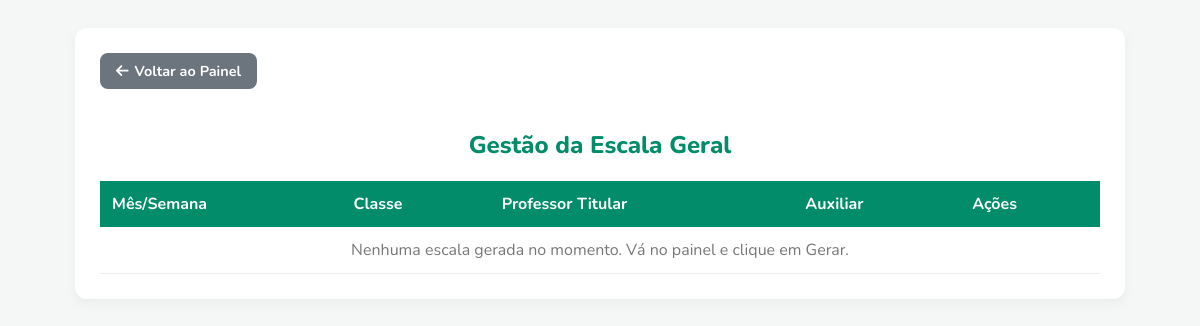
Page /admin-escala (signed in) on the earlier database version.
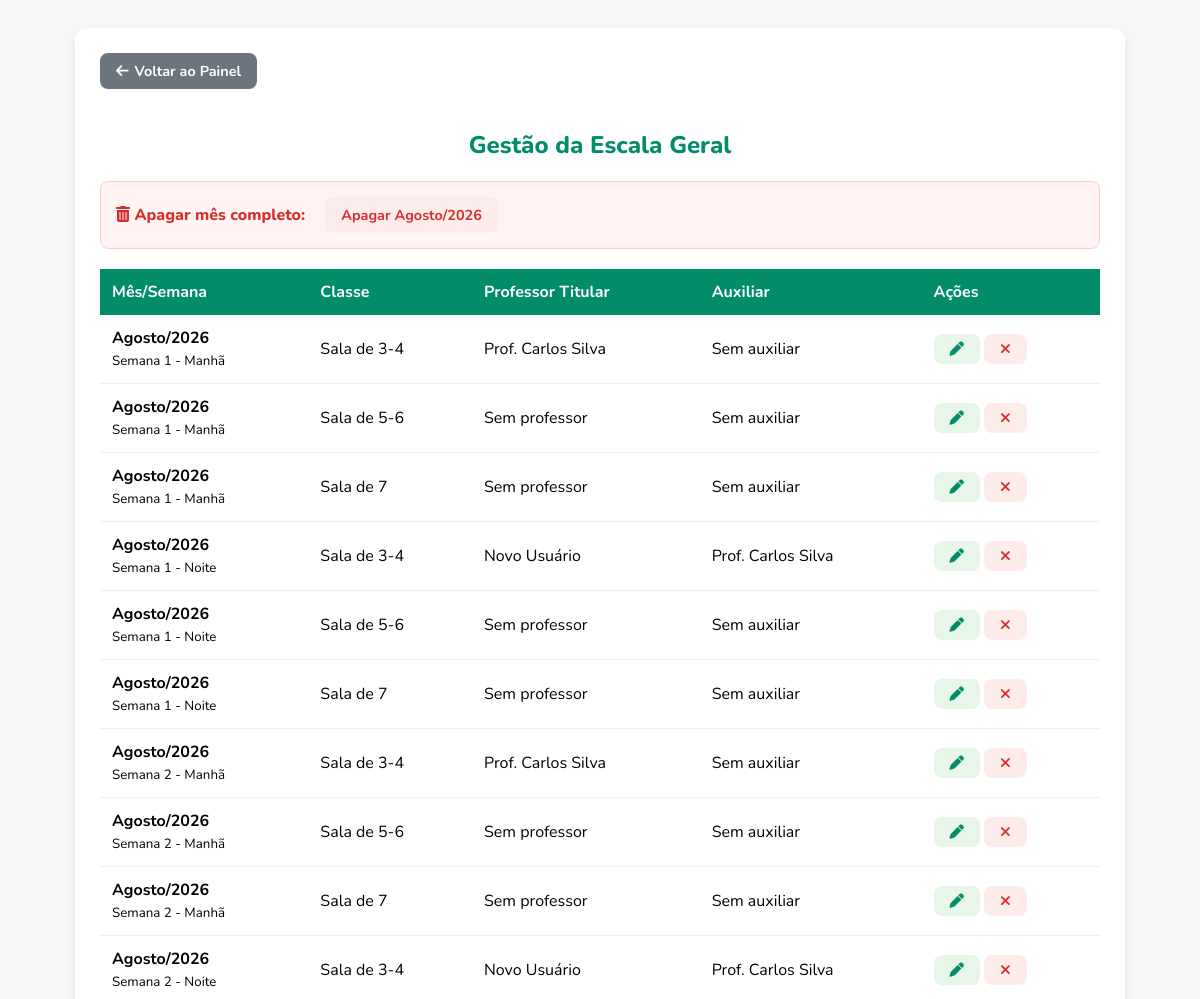
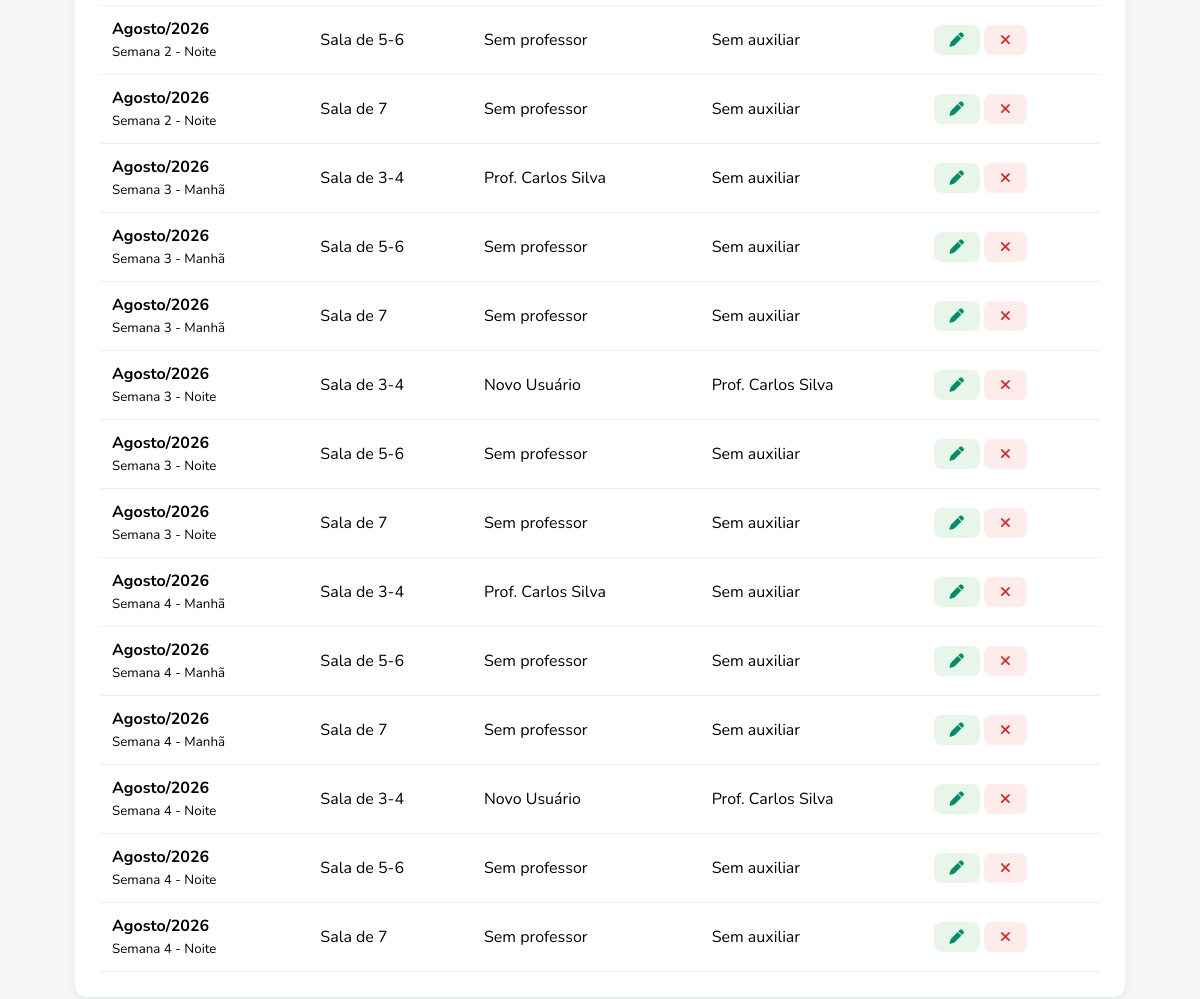
Same page on the later database version (2 pictures, top to bottom).
### app.py (models this page shows)
class Turma(db.Model):
    id = db.Column(db.Integer, primary_key=True)
    nome_classe = db.Column(db.String(100), nullable=False)
    dia_aula = db.Column(db.String(50), nullable=True)
    numeracao_escala = db.Column(db.String(20), nullable=True)
    professor_id = db.Column(
        db.Integer,
        db.ForeignKey('usuario.id'),
        nullable=True
    )
    auxiliar_id = db.Column(
        db.Integer,
        db.ForeignKey('usuario.id'),
        nullable=True
    )
    responsabilidade = db.Column(
        db.String(50),
        default='Professor Titular'
    )
    disponibilidade = db.Column(db.String(50))
    turno = db.Column(db.String(50))
    status = db.Column(db.String(20), default='fechada')
    professor_rel = db.relationship(
        'Usuario',
        foreign_keys=[professor_id]
    )
    auxiliar_rel = db.relationship(
        'Usuario',
        foreign_keys=[auxiliar_id]
    )
    checkins = db.relationship(
        'Checkin',
        backref='turma',
        lazy=True
    )

class Usuario(UserMixin, db.Model):
    id = db.Column(db.Integer, primary_key=True)
    nome = db.Column(db.String(100), nullable=False)
    email = db.Column(db.String(100), unique=True, nullable=False)
    telefone = db.Column(db.String(20), nullable=True)
    senha_hash = db.Column(db.String(200), nullable=False)
    is_admin = db.Column(db.Boolean, default=False) # <- ESTE É O ADMIN MASTER
    is_professor = db.Column(db.Boolean, default=False)
    cpf = db.Column(db.String(14), nullable=True)
    data_nascimento = db.Column(db.String(10), nullable=True)
    sexo = db.Column(db.String(20), nullable=True)
    cep = db.Column(db.String(10), nullable=True)
    foto_perfil = db.Column(db.String(255), default='default.png')
    funcao_papeis = db.Column(db.String(20), default='professor')
    disponibilidade_dias = db.Column(db.String(200), nullable=True)
    classes_preferidas = db.Column(db.String(100), nullable=True)
    pode_editar_escala = db.Column(db.Boolean, default=False)
    criancas = db.relationship('Crianca', backref='responsavel', lazy=True)

### app.py (the view)
@app.route('/admin-escala')
@login_required
def admin_escala():
    if not getattr(current_user, 'is_admin', False):
        return redirect(url_for('dashboard'))
    todas_turmas = Turma.query.order_by(Turma.dia_aula, Turma.numeracao_escala, Turma.nome_classe).all()
    usuarios = {u.id: u.nome for u in Usuario.query.all()}
    meses_unicos = []
    for t in todas_turmas:
        if t.dia_aula not in meses_unicos:
            meses_unicos.append(t.dia_aula)
    return render_template('admin_escala.html', turmas=todas_turmas, usuarios=usuarios, meses=meses_unicos)

### app.py (called while the page is built)
@app.after_request
def desativar_cache_paginas_autenticadas(response):
    if current_user.is_authenticated:
        response.headers['Cache-Control'] = 'no-store, no-cache, must-revalidate, max-age=0'
        response.headers['Pragma'] = 'no-cache'
        response.headers['Expires'] = '0'
    return response

@login_manager.user_loader
def load_user(user_id):
    return db.session.get(Usuario, int(user_id))

### templates/admin_escala.html (shortened to what this page needs)
<!DOCTYPE html>
<html lang="pt-BR">
<head>
    <link rel="stylesheet" href="https://cdnjs.cloudflare.com/ajax/libs/font-awesome/6.4.0/css/all.min.css">
</head>
<body>
    <div class="container">
        <a href="{{ url_for('admin_dashboard') }}" class="btn btn-voltar"><i class="fa-solid fa-arrow-left"></i> Voltar ao Painel</a>
        <h2>Gestão da Escala Geral</h2>
        {% if meses %}
        <div class="cleanup-box">
            <span><i class="fa-solid fa-trash-can"></i> Apagar mês completo:</span>
            {% for mes in meses %}
                <a href="{{ url_for('excluir_mes', mes=mes) }}" class="btn btn-danger" onclick="return confirm('Tem certeza? Isso apagará TODAS as aulas de {{ mes }}.')">
                    Apagar {{ mes }}
                </a>
            {% endfor %}
        </div>
        {% endif %}
        <table>
            <thead>
                <tr>
                    <th>Mês/Semana</th>
                    <th>Classe</th>
                    <th>Professor Titular</th>
                    <th>Auxiliar</th>
                    <th>Ações</th>
                </tr>
            </thead>
            <tbody>
                {% for turma in turmas %}
                <tr>
                    <td><strong>{{ turma.dia_aula }}</strong> <br> <small>{{ turma.numeracao_escala }}</small></td>
                    <td>Sala de {{ turma.nome_classe }}</td>
                    <td>{{ usuarios.get(turma.professor_id, 'Sem professor') }}</td>
                    <td>{{ usuarios.get(turma.auxiliar_id, 'Sem auxiliar') }}</td>
                    <td>
                        <a href="/admin/editar_turma/{{ turma.id }}" class="btn btn-edit" title="Editar Escala">
                            <i class="fa-solid fa-pen"></i>
                        </a>
                        <a href="{{ url_for('excluir_turma', turma_id=turma.id) }}" class="btn btn-danger" title="Excluir Aula" onclick="return confirm('Deseja excluir esta aula específica?')">
                            <i class="fa-solid fa-xmark"></i>
                        </a>
                    </td>
                </tr>
                {% else %}
                <tr>
                    <td colspan="5" style="text-align: center; color: #777;">Nenhuma escala gerada no momento. Vá no painel e clique em Gerar.</td>
                </tr>
                {% endfor %}
            </tbody>
        </table>
    </div>
</body>
</html>

Differences in the rows shown:
added Turma: dia_aula "Agosto/2026", numeracao_escala "Semana 1 - Manhã", nome_classe "3-4", get "Sem auxiliar"
now on this page (row edited): Usuario: get "Prof. Carlos Silva"
added Turma: dia_aula "Agosto/2026", numeracao_escala "Semana 1 - Manhã", nome_classe "5-6", get "Sem professor", get "Sem auxiliar"
added Turma: dia_aula "Agosto/2026", numeracao_escala "Semana 1 - Manhã", nome_classe "7", get "Sem professor", get "Sem auxiliar"
added Turma: dia_aula "Agosto/2026", numeracao_escala "Semana 1 - Noite", nome_classe "3-4"
now on this page (row unchanged): Usuario: get "Novo Usuário"
added Turma: dia_aula "Agosto/2026", numeracao_escala "Semana 1 - Noite", nome_classe "5-6", get "Sem professor", get "Sem auxiliar"
added Turma: dia_aula "Agosto/2026", numeracao_escala "Semana 1 - Noite", nome_classe "7", get "Sem professor", get "Sem auxiliar"
added Turma: dia_aula "Agosto/2026", numeracao_escala "Semana 2 - Manhã", nome_classe "3-4", get "Sem auxiliar"
added Turma: dia_aula "Agosto/2026", numeracao_escala "Semana 2 - Manhã", nome_classe "5-6", get "Sem professor", get "Sem auxiliar"
added Turma: dia_aula "Agosto/2026", numeracao_escala "Semana 2 - Manhã", nome_classe "7", get "Sem professor", get "Sem auxiliar"
added Turma: dia_aula "Agosto/2026", numeracao_escala "Semana 2 - Noite", nome_classe "3-4"
added Turma: dia_aula "Agosto/2026", numeracao_escala "Semana 2 - Noite", nome_classe "5-6", get "Sem professor", get "Sem auxiliar"
added Turma: dia_aula "Agosto/2026", numeracao_escala "Semana 2 - Noite", nome_classe "7", get "Sem professor", get "Sem auxiliar"
added Turma: dia_aula "Agosto/2026", numeracao_escala "Semana 3 - Manhã", nome_classe "3-4", get "Sem auxiliar"
added Turma: dia_aula "Agosto/2026", numeracao_escala "Semana 3 - Manhã", nome_classe "5-6", get "Sem professor", get "Sem auxiliar"
added Turma: dia_aula "Agosto/2026", numeracao_escala "Semana 3 - Manhã", nome_classe "7", get "Sem professor", get "Sem auxiliar"
added Turma: dia_aula "Agosto/2026", numeracao_escala "Semana 3 - Noite", nome_classe "3-4"
added Turma: dia_aula "Agosto/2026", numeracao_escala "Semana 3 - Noite", nome_classe "5-6", get "Sem professor", get "Sem auxiliar"
added Turma: dia_aula "Agosto/2026", numeracao_escala "Semana 3 - Noite", nome_classe "7", get "Sem professor", get "Sem auxiliar"
added Turma: dia_aula "Agosto/2026", numeracao_escala "Semana 4 - Manhã", nome_classe "3-4", get "Sem auxiliar"
added Turma: dia_aula "Agosto/2026", numeracao_escala "Semana 4 - Manhã", nome_classe "5-6", get "Sem professor", get "Sem auxiliar"
added Turma: dia_aula "Agosto/2026", numeracao_escala "Semana 4 - Manhã", nome_classe "7", get "Sem professor", get "Sem auxiliar"
added Turma: dia_aula "Agosto/2026", numeracao_escala "Semana 4 - Noite", nome_classe "3-4"
added Turma: dia_aula "Agosto/2026", numeracao_escala "Semana 4 - Noite", nome_classe "5-6", get "Sem professor", get "Sem auxiliar"
added Turma: dia_aula "Agosto/2026", numeracao_escala "Semana 4 - Noite", nome_classe "7", get "Sem professor", get "Sem auxiliar"
Other differences:
text no longer shown: "Nenhuma escala gerada no momento. Vá no painel e clique em Gerar."
text now shown: "Apagar mês completo:"
